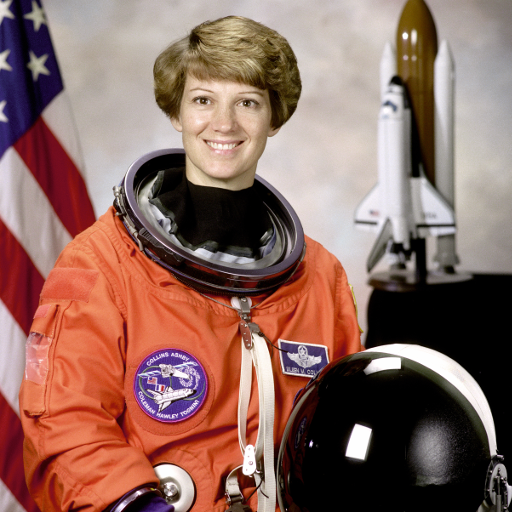
#> input picture tests/fixtures/face_astronaut.png, 512 x 512 px; its folder holds only this picture in this run
$ python -i images.py   (imports and definitions only)
#> lines starting #> are read from the running program, lines starting #| are printed output that depends on the picture
### src/vipcolor/color.py
"""Colorimetry: sRGB transfer, XYZ/Lab conversion, and colour difference.

Everything in this project compares skin in CIELAB under a **D65** white
point, matching sRGB's native white so that the only chromatic adaptation
anywhere in the pipeline is the one the white-balance solver is explicitly
modelling.  sRGB values are for display and debug output only.

Conventions used throughout:

- "linear" means scene-linear sRGB primaries, floats nominally in [0, 1].
- "encoded" means the same values through the sRGB transfer function,
  still floats in [0, 1] (not 8-bit).
- Lab arrays carry L in [0, 100] and a/b roughly in [-128, 127].
"""

from __future__ import annotations

import numpy as np

# sRGB primaries -> CIE XYZ (D65), IEC 61966-2-1.
LINEAR_SRGB_TO_XYZ = np.array(
    [
        [0.4124564, 0.3575761, 0.1804375],
        [0.2126729, 0.7151522, 0.0721750],
        [0.0193339, 0.1191920, 0.9503041],
    ],
    dtype=np.float64,
)
XYZ_TO_LINEAR_SRGB = np.linalg.inv(LINEAR_SRGB_TO_XYZ)

# CIE D65, 2 degree observer.
WHITEPOINT_D65 = np.array([0.95047, 1.00000, 1.08883], dtype=np.float64)

# CIE standard constants, in their exact rational form.
_LAB_EPSILON = 216.0 / 24389.0
_LAB_KAPPA = 24389.0 / 27.0


# [9 lines left out: function srgb_encode, not called in this run]


def srgb_decode(encoded: np.ndarray) -> np.ndarray:
    """sRGB-encoded -> scene-linear.  Operates elementwise on any shape."""
    encoded = np.asarray(encoded, dtype=np.float64)
    clipped = np.clip(encoded, 0.0, 1.0)
    return np.where(
        clipped <= 0.04045,
        clipped / 12.92,
        np.power((clipped + 0.055) / 1.055, 2.4),
    )


# [45 lines left out: functions linear_srgb_to_xyz, xyz_to_linear_srgb, xyz_to_lab, lab_to_xyz, not called in this run]


def linear_srgb_to_lab(linear: np.ndarray) -> np.ndarray:
    """(..., 3) linear sRGB -> (..., 3) CIELAB (D65)."""
    return xyz_to_lab(linear_srgb_to_xyz(linear))


def lab_to_linear_srgb(lab: np.ndarray) -> np.ndarray:
    """(..., 3) CIELAB (D65) -> (..., 3) linear sRGB.  May be out of gamut."""
    return xyz_to_linear_srgb(lab_to_xyz(lab))


# [4 lines left out: function lab_to_srgb8, not called in this run]


def srgb8_to_lab(rgb8: np.ndarray) -> np.ndarray:
    """(..., 3) uint8 sRGB -> (..., 3) CIELAB.  For hand-entered targets."""
    return linear_srgb_to_lab(srgb_decode(np.asarray(rgb8, dtype=np.float64) / 255.0))


# [92 lines left out: functions delta_e_76, delta_e_2000, not called in this run]

### src/vipcolor/images.py
"""Loading anything -- RAW or rendered -- into one scene-linear form.

A reference JPEG and a fresh NEF have to produce comparable Lab numbers, so
both arrive here and leave as scene-linear sRGB-primaries float.  The two
traps this module exists to avoid:

- **Untagged assumptions.** A Lightroom export is very often Adobe RGB or
  ProPhoto, not sRGB.  Read as sRGB it would report skin several delta-E
  off, silently, and that error would be baked into the target profile.
  Tagged files are converted through littleCMS; untagged files are assumed
  sRGB and say so, so the assumption is visible in the output.
- **Orientation.** A portrait frame stored with an EXIF rotation flag has to
  be uprighted before it reaches the face detector.
"""

from __future__ import annotations

import io
from dataclasses import dataclass
from pathlib import Path

import numpy as np
from PIL import Image, ImageCms, ImageOps

from . import raw as rawmod
from .color import srgb_decode, srgb_encode

#: Extensions we hand to LibRaw.  Nikon first; the rest cost nothing.
RAW_SUFFIXES = frozenset(
    {".nef", ".nrw", ".dng", ".arw", ".cr2", ".cr3", ".raf", ".orf", ".rw2", ".pef", ".srw"}
)
RGB_SUFFIXES = frozenset({".jpg", ".jpeg", ".png", ".tif", ".tiff", ".webp"})

#: Long edge the face detector sees.  Landmarks come back normalised, so
#: this only trades detector cost against detector accuracy, never sampling
#: precision -- patches are always measured on the full-resolution linear image.
DETECT_LONG_EDGE = 1280


@dataclass(frozen=True)
class LinearImage:
    """Scene-linear sRGB-primaries pixels plus how they got that way."""

    linear: np.ndarray
    path: Path
    kind: str
    colour_note: str
    camera: str | None = None
    wb: rawmod.WBMultipliers | None = None

    @property
    def size(self) -> tuple[int, int]:
        return (self.linear.shape[1], self.linear.shape[0])

    def encoded8(self) -> np.ndarray:
        """sRGB-encoded uint8, for the face detector and debug output."""
        return np.clip(np.round(srgb_encode(self.linear) * 255.0), 0, 255).astype(np.uint8)

    # [16 lines left out: function detector_image, not called in this run]


def is_raw(path: str | Path) -> bool:
    return Path(path).suffix.lower() in RAW_SUFFIXES


def is_supported(path: str | Path) -> bool:
    suffix = Path(path).suffix.lower()
    return suffix in RAW_SUFFIXES or suffix in RGB_SUFFIXES


def _load_rgb(path: Path) -> LinearImage:
    """Load a rendered image, honouring its ICC profile and EXIF rotation."""
#> called with path = '../../tests/fixtures/face_astronaut.png'
    with Image.open(path) as opened:
#> opened is the input picture: PIL image 512x512 RGB; mean R, G, B 141.6, 105.8, 96.5
        image = ImageOps.exif_transpose(opened)
        profile_bytes = image.info.get("icc_profile")

        if profile_bytes:
            source = ImageCms.getOpenProfile(io.BytesIO(profile_bytes))
            name = (ImageCms.getProfileDescription(source) or "").strip()
            if image.mode not in ("RGB", "L"):
                image = image.convert("RGB")
            try:
                image = ImageCms.profileToProfile(
                    image,
                    source,
                    ImageCms.createProfile("sRGB"),
                    renderingIntent=ImageCms.Intent.RELATIVE_COLORIMETRIC,
                    outputMode="RGB",
                )
                note = f"converted from embedded profile {name!r} to sRGB"
            except ImageCms.PyCMSError as error:
                image = image.convert("RGB")
                note = f"embedded profile {name!r} unusable ({error}); read as sRGB"
        else:
            image = image.convert("RGB")
            note = "no embedded ICC profile; assumed sRGB"

        encoded = np.asarray(image.convert("RGB"), dtype=np.float64) / 255.0

    return LinearImage(
        linear=srgb_decode(encoded),
        path=path,
        kind="rgb",
        colour_note=note,
    )
#> in srgb_decode, `return np.where( clipped <= 0.04045, clipped / 12.92, np.power((clippe..`:
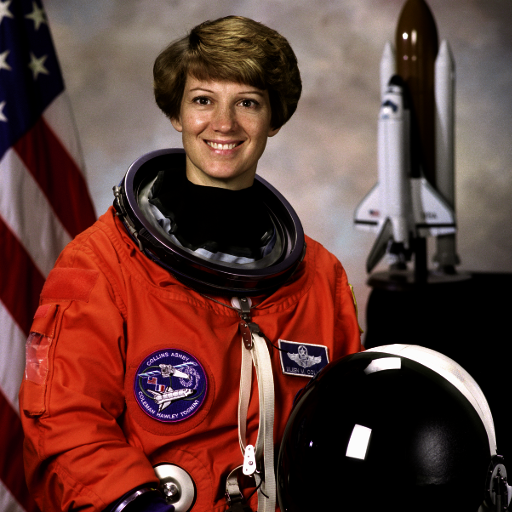
#> returned value: shape (512, 512, 3) float64; mean of channels 0, 1, 2 0.387, 0.24, 0.217; drawn as R, G, B


# [51 lines left out: functions _load_raw, load_linear, iter_images, not called in this run]

>>> result = _load_rgb('../../tests/fixtures/face_astronaut.png')
